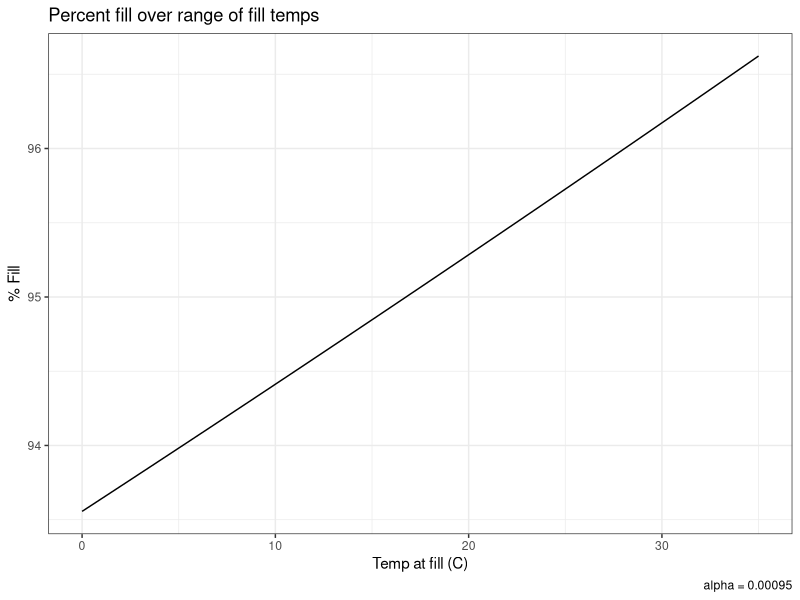

Write the R code that produced this figure.
#Calculate degree of filling % over range of temperatures for Aspen Sport 200L
#drum capacity = 216.5L
#alpha (coefficient of thermal exp) = 0.00095


library(tidyverse)
dt <- tibble(
  "tf" = 0:35,
  "alpha" = 0.00095,
  "tdiff" = 50-tf,  
  "percent_fill" = 98/(1+(alpha*tdiff)),
  "fill_vol" = percent_fill*216.5
)

ggplot(data = dt, aes(tf, percent_fill)) +
  geom_line() + labs(x = "Temp at fill (C)",
                     y = "% Fill",
                     title = "Percent fill over range of fill temps",
                     caption = "alpha = 0.00095")+
  theme_bw()
